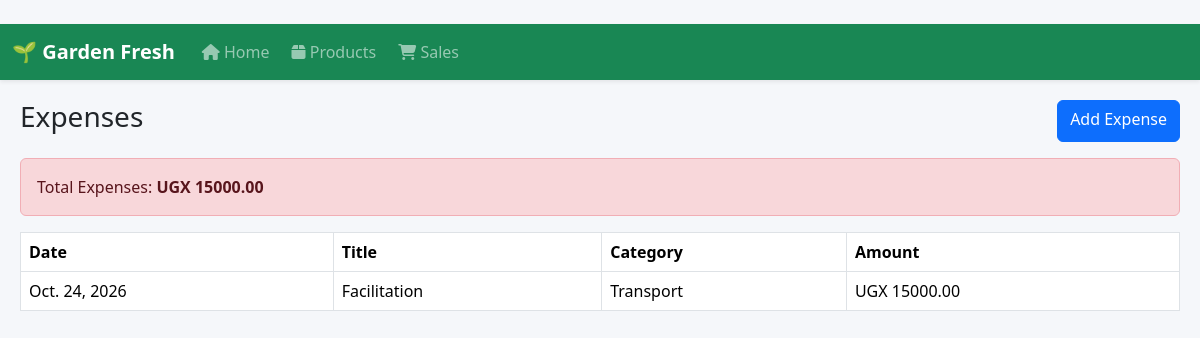
The page /expenses/ on the database its author committed.
### expenses/models.py (models this page shows, shortened)
class Expense(models.Model):
    CATEGORY_CHOICES = [
        ('Transport', 'Transport'),
        ('Rent', 'Rent'),
        ('Utilities', 'Utilities'),
        ('Salary', 'Salary'),
        ('Other', 'Other'),
    ]
    title = models.CharField(max_length=100)
    category = models.CharField(
        max_length=50,
        choices=CATEGORY_CHOICES
    )
    amount = models.DecimalField(
        max_digits=12,
        decimal_places=2
    )
    expense_date = models.DateField()
    notes = models.TextField(
        blank=True,
        null=True
    )

### expenses/views.py (the view)
def expense_list(request):
    expenses = Expense.objects.order_by(
        '-expense_date'
    )
    total_expenses = sum(
        expense.amount
        for expense in expenses
    )
    context = {
        'expenses': expenses,
        'total_expenses': total_expenses
    }
    return render(
        request,
        'expenses/expense_list.html',
        context
    )

### templates/expenses/expense_list.html
﻿{% extends 'base.html' %}
{% block content %}
<div class="d-flex justify-content-between mb-3">
    <h3>Expenses</h3>
    <a href="{% url 'add_expense' %}"
       class="btn btn-primary">
        Add Expense
    </a>
</div>
<div class="alert alert-danger">
    Total Expenses:
    <strong>
        UGX {{ total_expenses }}
    </strong>
</div>
<table class="table table-bordered">
    <thead>
        <tr>
            <th>Date</th>
            <th>Title</th>
            <th>Category</th>
            <th>Amount</th>
        </tr>
    </thead>
    <tbody>
        {% for expense in expenses %}
        <tr>
            <td>
                {{ expense.expense_date }}
            </td>
            <td>
                {{ expense.title }}
            </td>
            <td>
                {{ expense.category }}
            </td>
            <td>
                UGX {{ expense.amount }}
            </td>
        </tr>
        {% empty %}
        <tr>
            <td colspan="4">
                No expenses recorded.
            </td>
        </tr>
        {% endfor %}
    </tbody>
</table>
{% endblock %}

### templates/base.html (style rules this page uses)
body { background-color: #f5f7fa; }

### rows shown on the page
Expense: expense_date "Oct. 24, 2026", title "Facilitation", category "Transport", amount "15000.00"

### other values the page prints
{{ total_expenses }} "15000.00"
